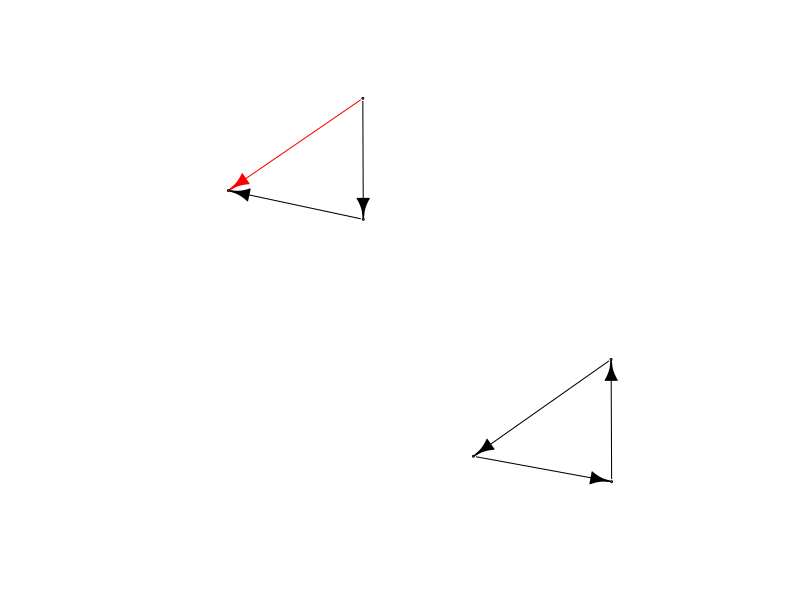
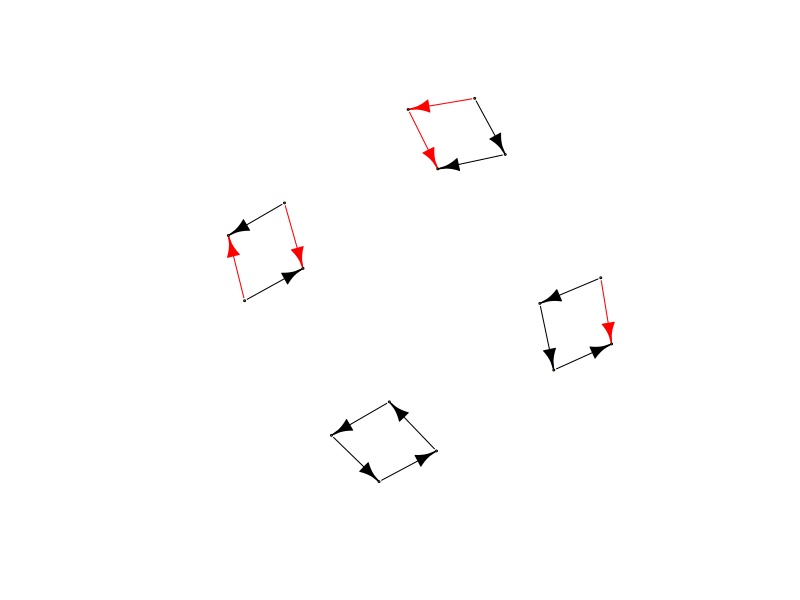
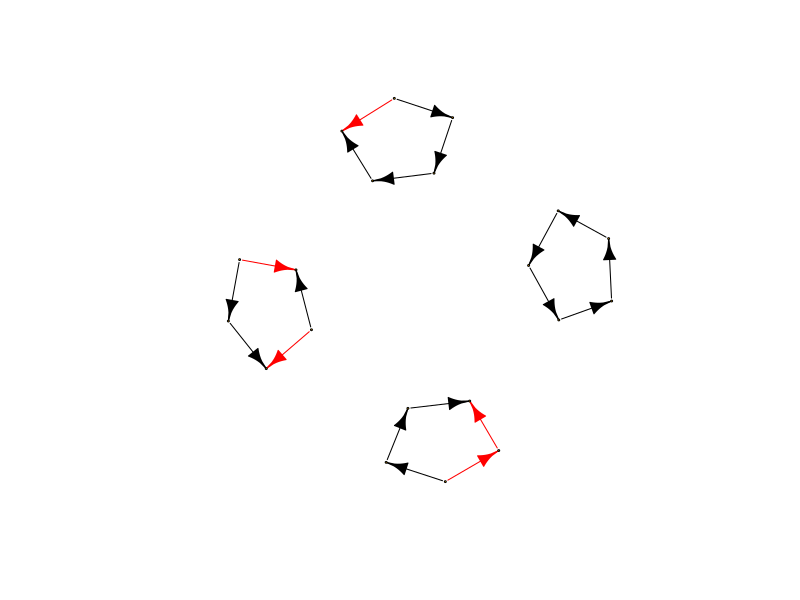
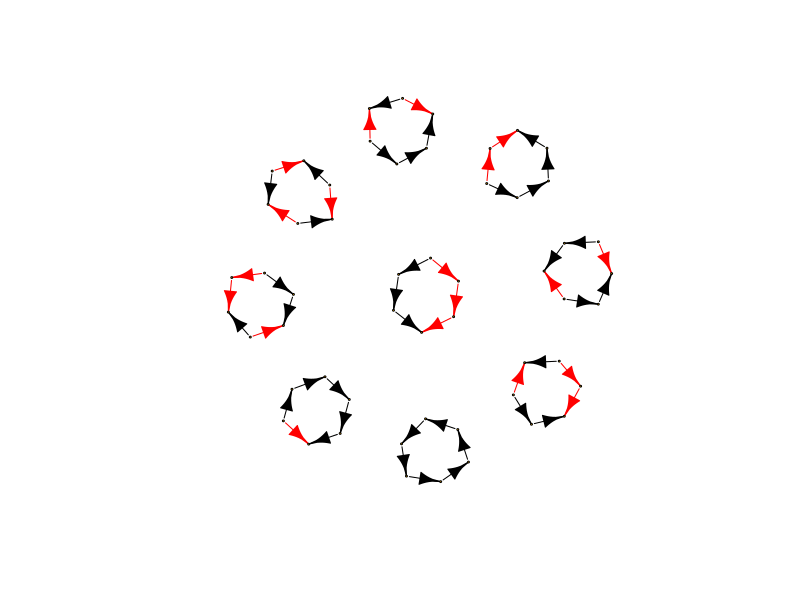

Source code (R) for these figures, in order: (Note: this script raises an error after producing the figures.)
# directed "ring" sub-graph isomorphisms

rm(list=ls())

require(igraph)

.maxLength <- 6

# make isomorphisms up to desired size?
# makeIsomorphisms <- function(ringSize) {
#   base <- igraph::make_ring(n=ringSize, directed=TRUE) %>% 
#     set_edge_attr("color", value="black") %>%
#     set_vertex_attr("label", value=NA)
#   maxSwaps <- ringSize %/% 2 ## integer divide
#   one <- base + edge(2,1, color="red") - edge("1|2")
#   if (maxSwaps > 1) for (swaps in 2:maxSwaps) {
#     
#   }
# }

.makeBase <- function(n) igraph::make_ring(n, directed=TRUE) %>% 
  set_edge_attr("color", value="black") %>%
  set_vertex_attr("label", value=NA) %>%
  set_vertex_attr("size", value=1)

.refFlip <- function(g) g + edge(2,1, color="red") - edge("1|2")

.plotAllIsos <- function(...) plot(Reduce(`+`, list(...)))

.verif <- function(...) combn(list(...), 2, function(elems) print(elems[[1]], elems[[2]]) )

tri <- .makeBase(3) # 1, 1, 1
triAlt <- .refFlip(tri) # 2, 0, 1 == 0, 1, 2 == 1, 2, 0 == 0, 2, 1

.plotAllIsos(tri, triAlt)

quad <- .makeBase(4)
quadAlt <- .refFlip(quad)
quad21 <- quadAlt + edge(3,2,color="red") - edge("2|3")
quad22 <- quadAlt + edge(4,3,color="red") - edge("3|4")

.plotAllIsos(quad,quadAlt,quad21,quad22)

quint <- .makeBase(5)
quintAlt <- .refFlip(quint)
quint21 <- quintAlt + edge(3,2,color="red") - edge("2|3")
quint22 <- quintAlt + edge(4,3,color="red") - edge("3|4")

.plotAllIsos(quint, quintAlt, quint21, quint22)

sext <- .makeBase(6)
sextAlt <- .refFlip(sext)

sext21 <- sextAlt + edge(3,2,color="red") - edge("2|3")
sext22 <- sextAlt + edge(4,3,color="red") - edge("3|4")
sext23 <- sextAlt + edge(5,4,color="red") - edge("4|5")

sext31 <- sext21 + edge(4,3,color="red") - edge("3|4")
sext32 <- sext21 + edge(5,4,color="red") - edge("4|5")
sext33 <- sext22 + edge(5,4,color="red") - edge("4|5")
sext34 <- sext22 + edge(6,5,color="red") - edge("5|6")

.plotAllIsos(sext, sextAlt, sext21, sext22, sext23, sext31, sext32, sext33, sext34)

# store result

isos <- lapply(ls(), get)
saveRDS(isos, "isos.rds")